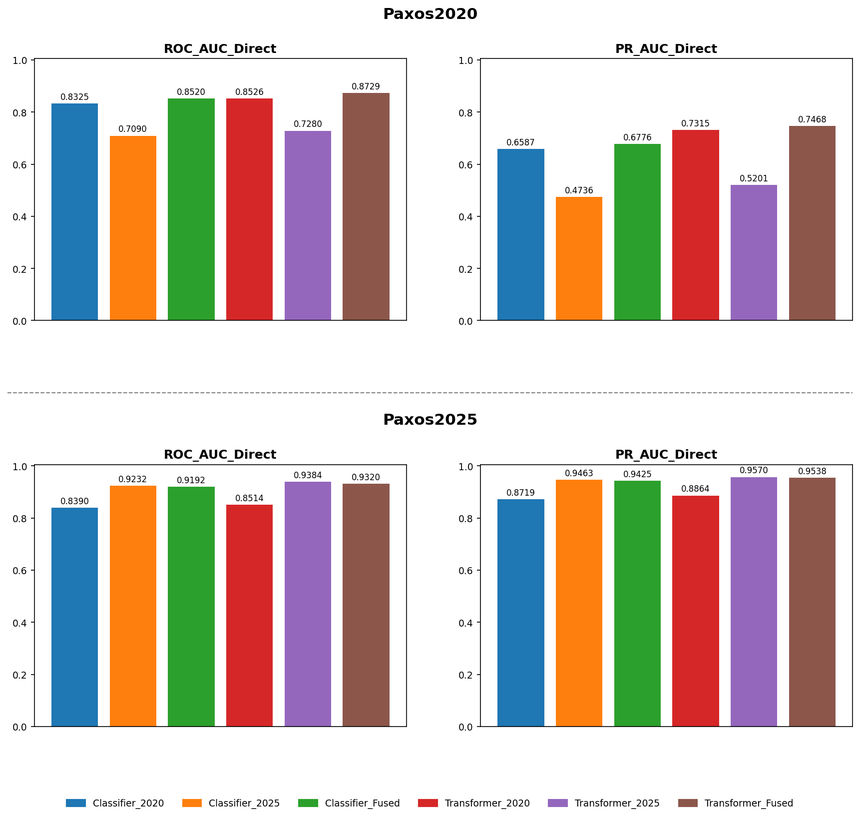
#> input picture data/comparison_metrics.png, 860 x 820 px, shrunk from 1722 x 1641 before the run
$ python -i utils.py   (imports and definitions only)
#> lines starting #> are read from the running program, lines starting #| are printed output that depends on the picture
import os
import torch
import numpy as np
from PIL import Image
import cv2
import matplotlib.pyplot as plt
import seaborn as sns
from sklearn.metrics import (
    accuracy_score, f1_score, precision_score, recall_score,
    roc_auc_score, average_precision_score, precision_recall_curve,
    auc, cohen_kappa_score, confusion_matrix
)


# [91 lines left out: functions binary_metrics, multiclass_metrics, save_confusion_matrix, not called in this run]


def apply_clahe_cv2(img_pil):
    img_np = np.array(img_pil)
    lab = cv2.cvtColor(img_np, cv2.COLOR_RGB2LAB)
#> lab: shape (820, 860, 3); mean of channels 0, 1, 2 209.7, 133.8, 134
    l, a, b = cv2.split(lab)
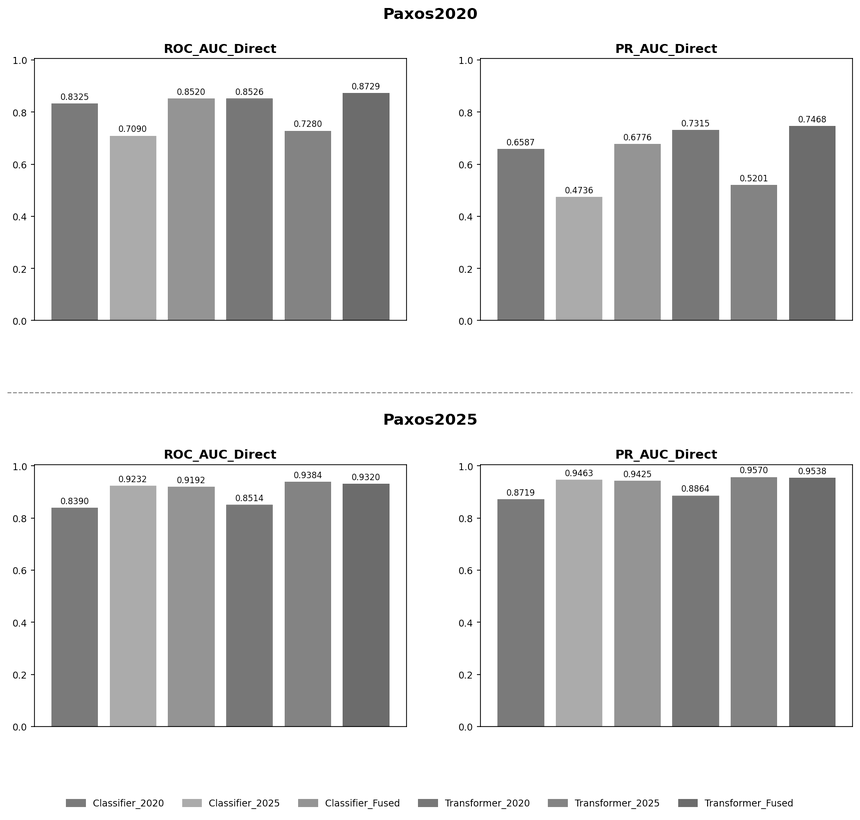
#> l: shape (820, 860); min 0, max 255, mean 209.7
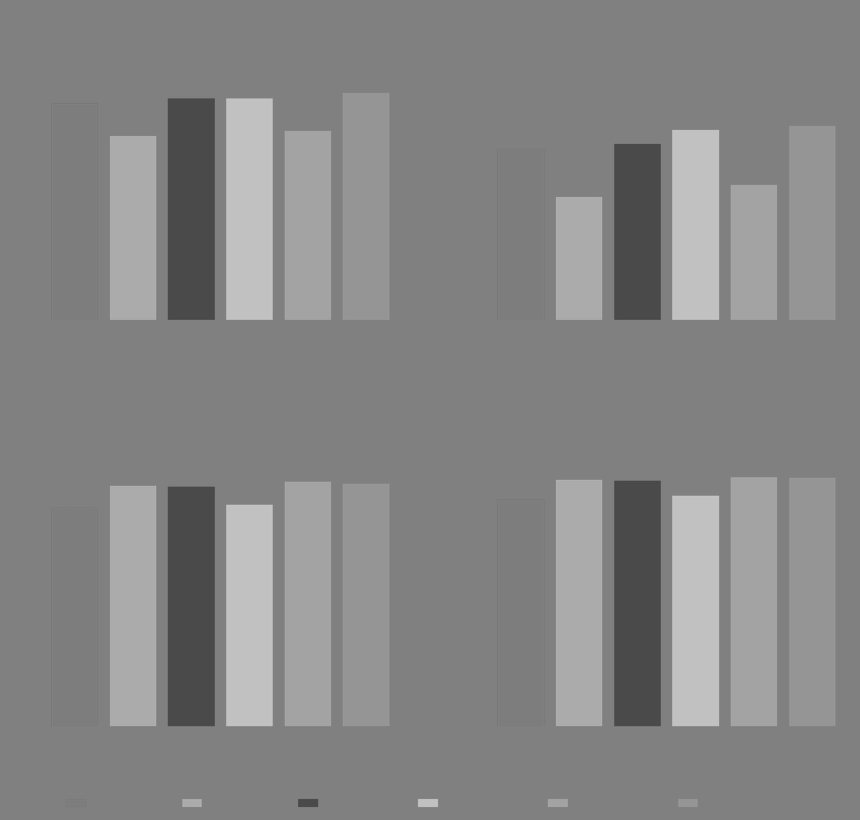
#> a: shape (820, 860); min 71, max 197, mean 133.8
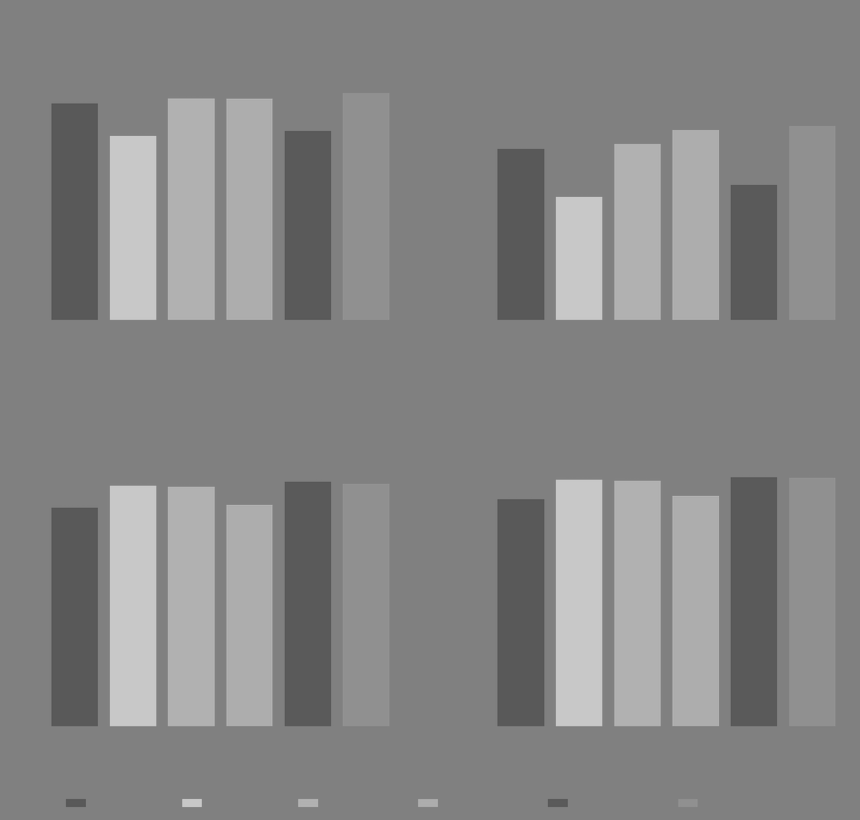
#> b: shape (820, 860); min 83, max 201, mean 134
    clahe = cv2.createCLAHE(clipLimit=2.0, tileGridSize=(8, 8))
    l = clahe.apply(l)
    lab = cv2.merge((l, a, b))
#> lab: shape (820, 860, 3); mean of channels 0, 1, 2 207.9, 133.8, 134
    return Image.fromarray(cv2.cvtColor(lab, cv2.COLOR_LAB2RGB))

>>> import cv2
>>> picture = cv2.cvtColor(cv2.imread('../data/comparison_metrics.png'), cv2.COLOR_BGR2RGB)
>>> result = apply_clahe_cv2(picture)
